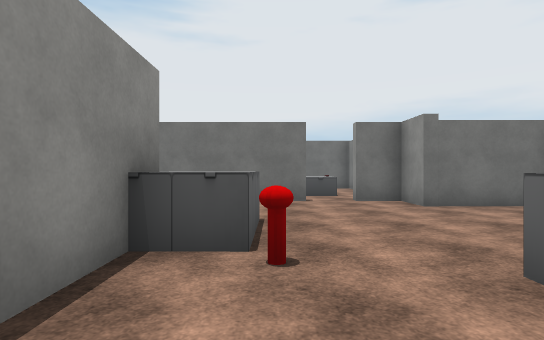
view 1 (above)

16 first-person views from a walk through a scene from a Unity 3-D project. The camera is 1.4 m above the floor, looks level and sees 80° across. The floor is counted in squares, 2 m on a side. Each view is taken from the middle of a square. On the plan, view 1 faces up. The plan holds only what a view shows up to about 10 squares ahead; the rest is blank. The place goes on beyond the plan. The player is left out. Some animated figures are not drawn. Some surface patterns are stand-ins.

view 2
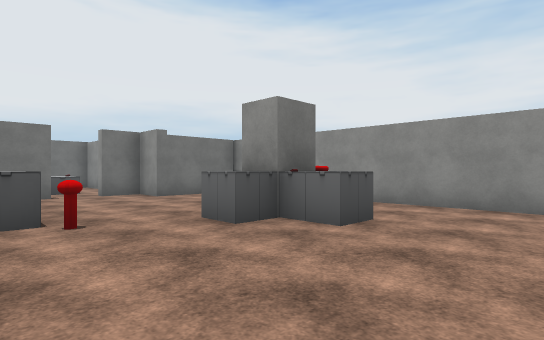

view 3
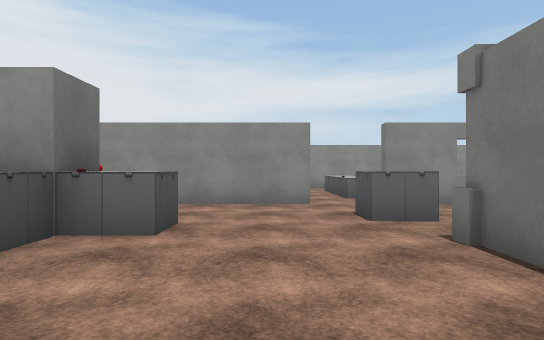

view 4
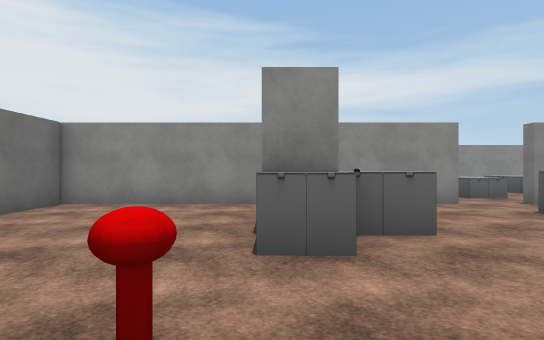

view 5
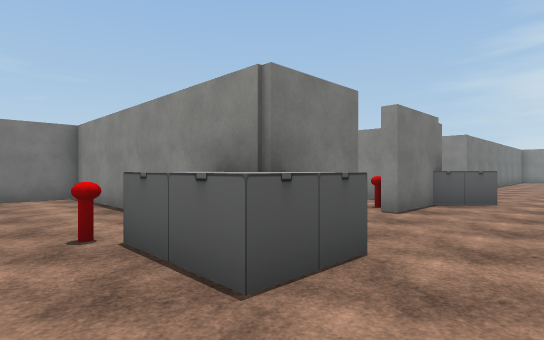

view 6
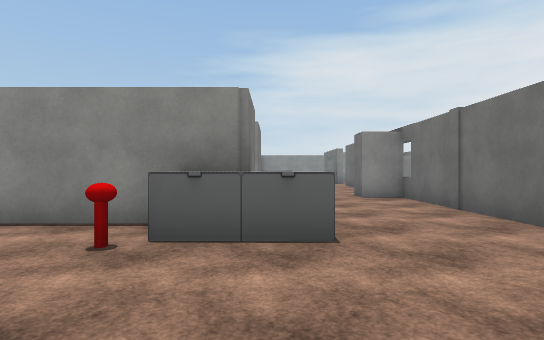

view 7
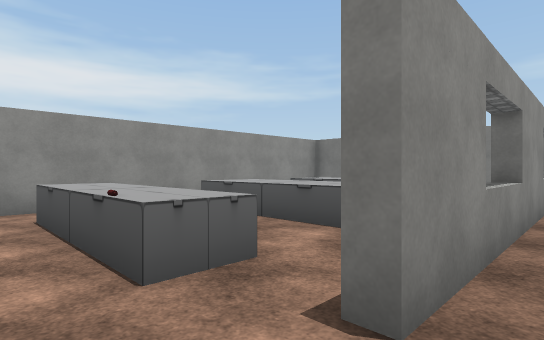

view 8
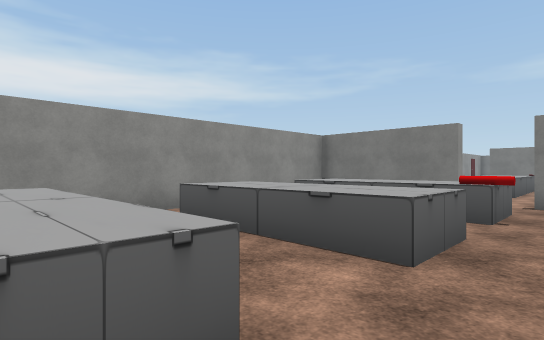

view 9
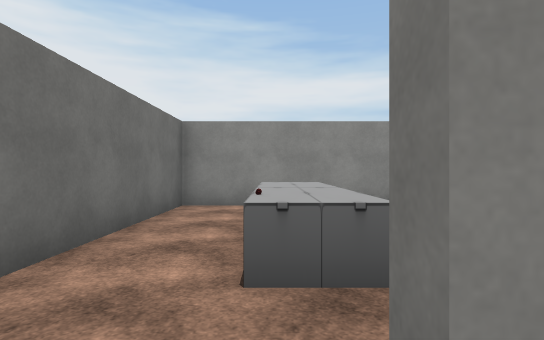

view 10
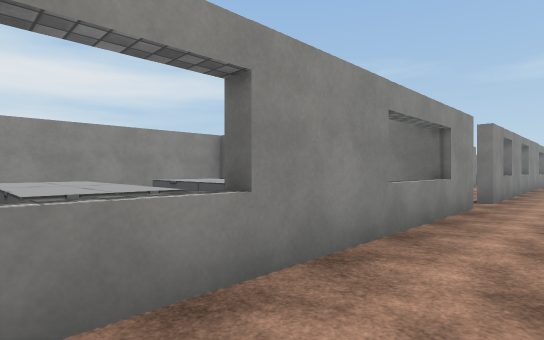

view 11
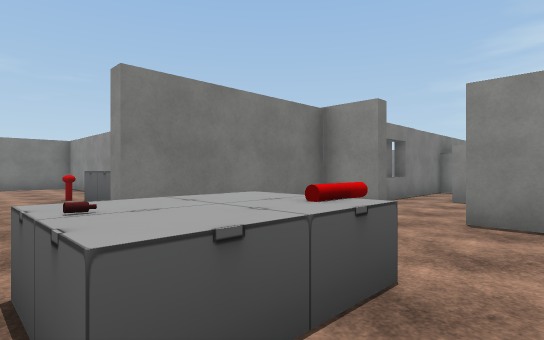

view 12
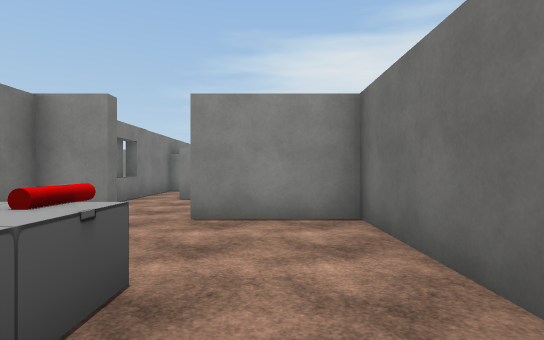

view 13
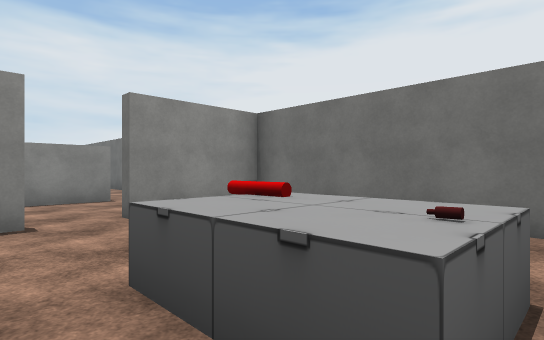

view 14
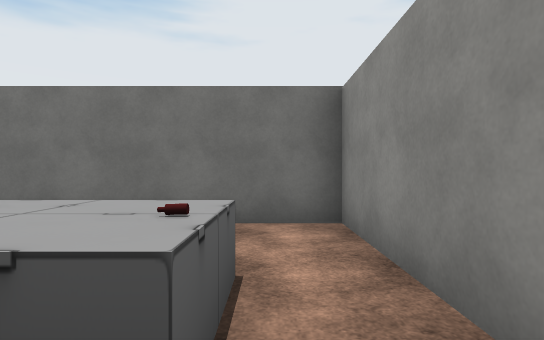

view 15
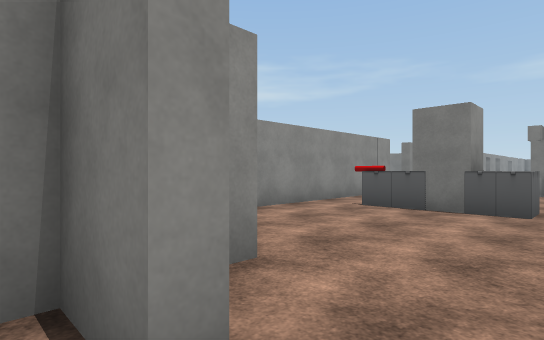

view 16
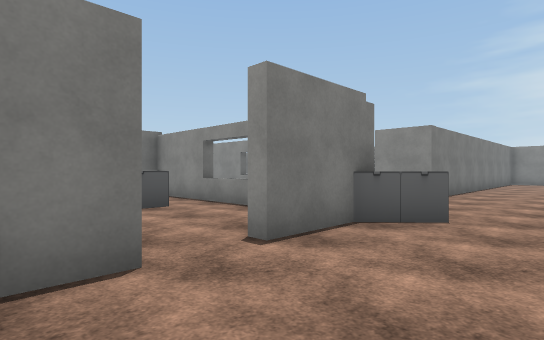

### Floor plan
Key: @ floor where view 1 was taken; # wall or solid block; . floor; = window, fence, low wall or low ledge; ^ raised ledge; O other object.
Columns run from 14 left of view 1 to 12 right of it. Each row starts with its distance up from view 1.
 13            #######
 12            #.....#
 11         .. #.....#
 10         #..#..O^.#
  9         #.....^^.#
  8      #.....#.....#
  7      ##########.#####
  6        .............#
  5 ....................#
  4 .......^^....^......#
  3  ###     O.##^O.....#
  2    #    #.. #.O.^#O.#
  1         ^.. #....O..#
  0         ^^  #.@.....#
 -1         #   #.......#######
 -2         #   #.............#
 -3         #   #####.^..^O^^.#
 -4                   ..^.... #
 -5                   ..^.... #
 -6                   ..^^^^^.#
 -7                   ..#.... #
 -8                   ..#O^^^ #
 -9                   ..^^ ^^ #
-10                   ..^.    #
-11                    .#.####
-12                    ...
-13                    #..^
-14                    # .^
-15                    #  ^
-16                    #  ^
-17                    =
-18                    #

Where each view was taken, in squares from view 1:
view 1: 0 up, 0 right, facing up
view 2: 2 down, 1 left, facing up-right
view 3: 1 down, 1 left, facing right
view 4: 2 up, 1 left, facing right
view 5: 6 up, 1 right, facing down-left
view 6: 4 up, 3 right, facing left
view 7: 2 down, 5 right, facing down-right
view 8: 3 down, 6 right, facing down-right
view 9: 3 down, 5 right, facing right
view 10: 5 down, 4 right, facing down-right
view 11: 11 up, 2 right, facing down-left
view 12: 11 up, 2 right, facing left
view 13: 8 up, 2 right, facing up-left
view 14: 8 up, 2 right, facing up
view 15: 8 up, 1 right, facing down-right
view 16: 6 up, 2 left, facing down-left
